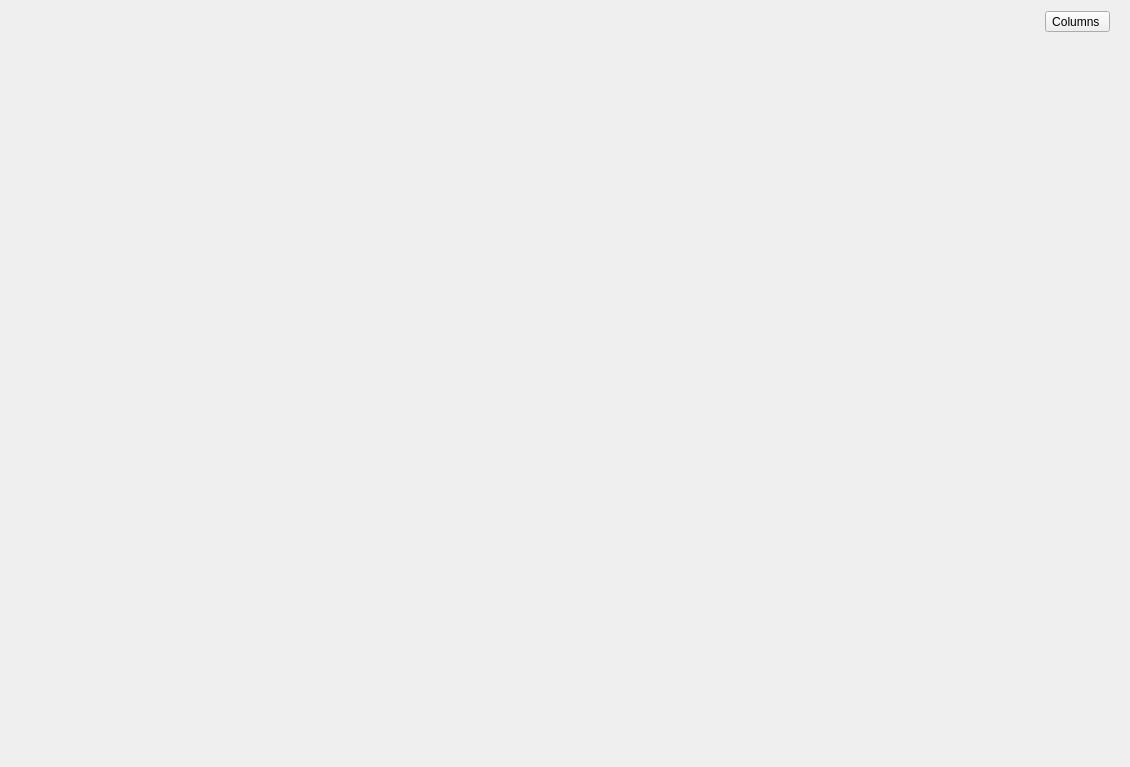
<?xml version="1.0" encoding="UTF-8"?>
<ui version="4.0">
 <class>Form</class>
 <widget class="QWidget" name="Form">
  <property name="geometry">
   <rect>
    <x>0</x>
    <y>0</y>
    <width>1130</width>
    <height>767</height>
   </rect>
  </property>
  <property name="windowTitle">
   <string>Form</string>
  </property>
  <layout class="QVBoxLayout" name="verticalLayout_2">
   <property name="spacing">
    <number>2</number>
   </property>
   <item>
    <widget class="QWidget" name="widget" native="true">
     <property name="sizePolicy">
      <sizepolicy hsizetype="Preferred" vsizetype="Maximum">
       <horstretch>0</horstretch>
       <verstretch>0</verstretch>
      </sizepolicy>
     </property>
     <layout class="QVBoxLayout" name="verticalLayout_4">
      <property name="topMargin">
       <number>0</number>
      </property>
      <property name="bottomMargin">
       <number>0</number>
      </property>
      <item>
       <widget class="QWidget" name="widget_2" native="true">
        <property name="sizePolicy">
         <sizepolicy hsizetype="Preferred" vsizetype="Maximum">
          <horstretch>0</horstretch>
          <verstretch>0</verstretch>
         </sizepolicy>
        </property>
        <layout class="QHBoxLayout" name="horizontalLayout">
         <property name="leftMargin">
          <number>0</number>
         </property>
         <property name="topMargin">
          <number>0</number>
         </property>
         <property name="rightMargin">
          <number>0</number>
         </property>
         <property name="bottomMargin">
          <number>0</number>
         </property>
         <item>
          <spacer name="horizontalSpacer">
           <property name="orientation">
            <enum>Qt::Horizontal</enum>
           </property>
           <property name="sizeHint" stdset="0">
            <size>
             <width>40</width>
             <height>20</height>
            </size>
           </property>
          </spacer>
         </item>
         <item>
          <widget class="QToolButton" name="ui_columns_tbtn">
           <property name="text">
            <string>Columns </string>
           </property>
           <property name="popupMode">
            <enum>QToolButton::InstantPopup</enum>
           </property>
           <property name="toolButtonStyle">
            <enum>Qt::ToolButtonTextOnly</enum>
           </property>
           <property name="arrowType">
            <enum>Qt::RightArrow</enum>
           </property>
          </widget>
         </item>
        </layout>
       </widget>
      </item>
     </layout>
    </widget>
   </item>
   <item>
    <widget class="QWidget" name="ui_shell_wgt" native="true">
     <layout class="QVBoxLayout" name="verticalLayout"/>
    </widget>
   </item>
  </layout>
 </widget>
 <resources/>
 <connections/>
</ui>
